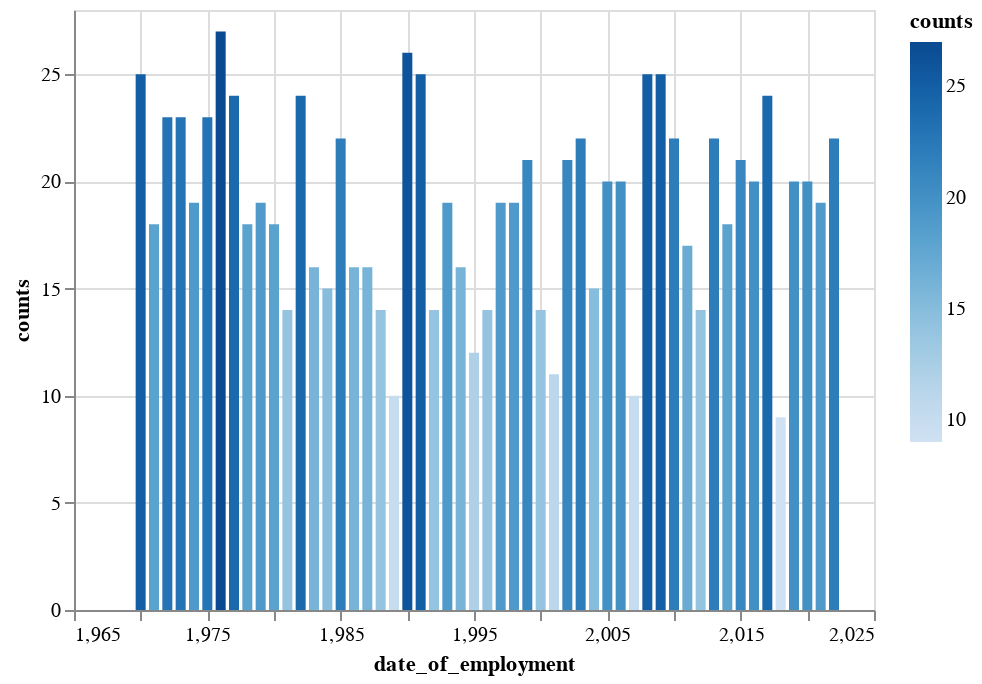

The code cell stored with this chart in its notebook:
### Markdown cell above
# chart2

### Code cell
data = pd.DataFrame(workers, columns=['date_of_employment'])
data = data.groupby(data['date_of_employment'].map(lambda x: pd.Timestamp(x).year)).count()
data = data.rename(columns={'date_of_employment': 'counts'})
data["counts"] = data["counts"].astype('int32')
data = data.reset_index(level=0)
alt.Chart(data).mark_bar(orient='vertical').encode(
    alt.X('date_of_employment'), y='counts', color='counts'
)

### Figure 1 — Vega-Lite specification as saved in the notebook (floating-point values rounded to 4 significant figures)
{"config": {"view": {"continuousWidth": 400, "continuousHeight": 300}}, "data": {"name": "data-fa23191e6e617bccab93da6055e4b5b5"}, "mark": {"type": "bar", "orient": "vertical"}, "encoding": {"color": {"field": "counts", "type": "quantitative"}, "x": {"field": "date_of_employment", "type": "quantitative"}, "y": {"field": "counts", "type": "quantitative"}}, "$schema": "https://vega.github.io/schema/vega-lite/v4.17.0.json", "datasets": {"data-fa23191e6e617bccab93da6055e4b5b5": [{"date_of_employment": 1970, "counts": 25}, {"date_of_employment": 1971, "counts": 18}, {"date_of_employment": 1972, "counts": 23}, {"date_of_employment": 1973, "counts": 23}, {"date_of_employment": 1974, "counts": 19}, {"date_of_employment": 1975, "counts": 23}, {"date_of_employment": 1976, "counts": 27}, {"date_of_employment": 1977, "counts": 24}, {"date_of_employment": 1978, "counts": 18}, {"date_of_employment": 1979, "counts": 19}, {"date_of_employment": 1980, "counts": 18}, {"date_of_employment": 1981, "counts": 14}, {"date_of_employment": 1982, "counts": 24}, {"date_of_employment": 1983, "counts": 16}, {"date_of_employment": 1984, "counts": 15}, {"date_of_employment": 1985, "counts": 22}, {"date_of_employment": 1986, "counts": 16}, {"date_of_employment": 1987, "counts": 16}, {"date_of_employment": 1988, "counts": 14}, {"date_of_employment": 1989, "counts": 10}, {"date_of_employment": 1990, "counts": 26}, {"date_of_employment": 1991, "counts": 25}, {"date_of_employment": 1992, "counts": 14}, {"date_of_employment": 1993, "counts": 19}, {"date_of_employment": 1994, "counts": 16}, {"date_of_employment": 1995, "counts": 12}, {"date_of_employment": 1996, "counts": 14}, {"date_of_employment": 1997, "counts": 19}, {"date_of_employment": 1998, "counts": 19}, {"date_of_employment": 1999, "counts": 21}, {"date_of_employment": 2000, "counts": 14}, {"date_of_employment": 2001, "counts": 11}, {"date_of_employment": 2002, "counts": 21}, {"date_of_employment": 2003, "counts": 22}, {"date_of_employment": 2004, "counts": 15}, {"date_of_employment": 2005, "counts": 20}, {"date_of_employment": 2006, "counts": 20}, {"date_of_employment": 2007, "counts": 10}, {"date_of_employment": 2008, "counts": 25}, {"date_of_employment": 2009, "counts": 25}, {"date_of_employment": 2010, "counts": 22}, {"date_of_employment": 2011, "counts": 17}, {"date_of_employment": 2012, "counts": 14}, {"date_of_employment": 2013, "counts": 22}, {"date_of_employment": 2014, "counts": 18}, {"date_of_employment": 2015, "counts": 21}, {"date_of_employment": 2016, "counts": 20}, {"date_of_employment": 2017, "counts": 24}, {"date_of_employment": 2018, "counts": 9}, {"date_of_employment": 2019, "counts": 20}, {"date_of_employment": 2020, "counts": 20}, {"date_of_employment": 2021, "counts": 19}, {"date_of_employment": 2022, "counts": 22}]}}
